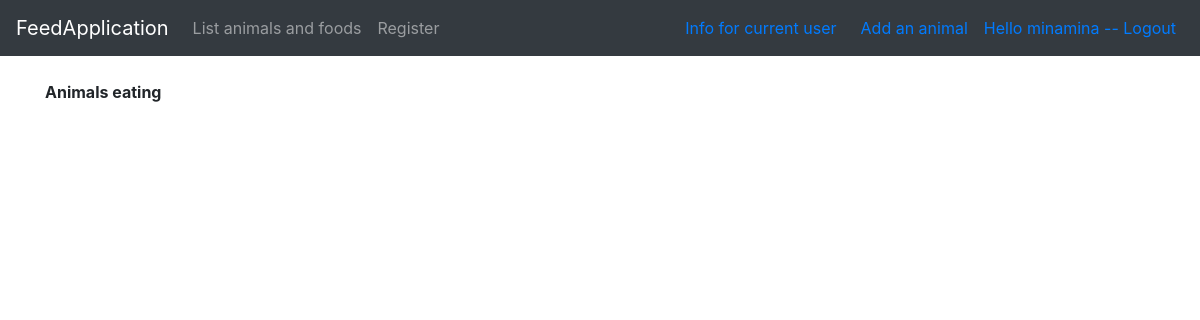
Before: /animals/foods/3 (signed in) with the older database file.
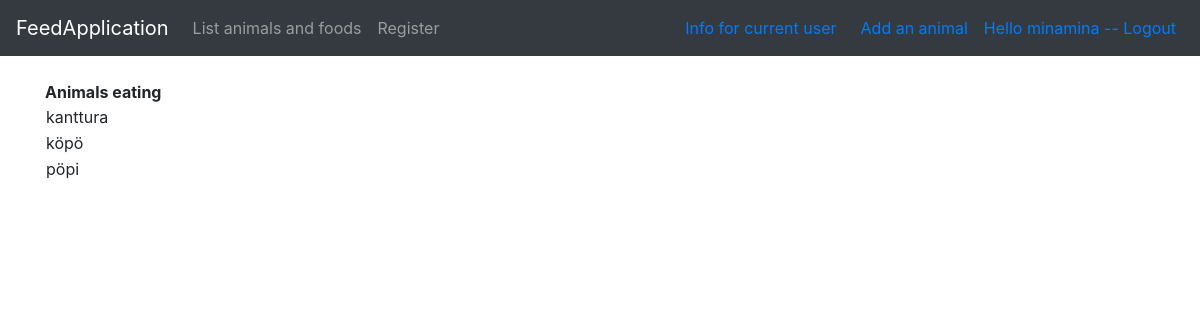
After: the same page with the newer database file.
### application/animals/models.py (models this page shows, shortened)
class Animal(Base):
    name = db.Column(db.String(144), nullable=False)
    account_id = db.Column(db.Integer, db.ForeignKey('account.id'),
                           nullable=False)
    user = db.relationship("User", backref='animal', lazy=True)
    foods = db.relationship("Food", secondary=animals_foods, back_populates='animals', lazy='dynamic')
    sick = db.Column(db.Boolean, nullable=False)

### application/animals/views.py (the view)
@app.route("/animals/foods/<food_id>")
def show_animals_per_food(food_id):
    return render_template("animals/foods.html", animals = Food.list_foods_and_animals(food_id))

### application/__init__.py (called while the page is built)
@login_manager.user_loader
def load_user(user_id):
    return User.query.get(user_id)

### application/animals/models.py (called while the page is built)
    @staticmethod
    def list_foods_and_animals(food_id):
        query2 = text("SELECT Animal.name FROM Food"
        " LEFT JOIN animalsfoods ON animalsfoods.food_id = Food.id"
        " LEFT JOIN Animal ON Animal.id = animalsfoods.animal_id"
        " WHERE Food.id = :food_id").params(food_id=food_id)
        res = db.engine.execute(query2)
        response = []
        for row in res:
            response.append({"name":row[0]})
        return response

### application/templates/animals/foods.html
{% extends "layout.html" %}
{% block body %}
<tr><b>Animals eating</b></tr>
<table>
{% for animal in animals %}
<tr><td>{{animal.name}}</td></tr>
{% endfor %}
</table>
{% endblock %}

Changed rows visible on the page:
added Animal: name "kanttura"
now on this page (row edited): Animal: name "köpö"
added Animal: name "pöpi"
